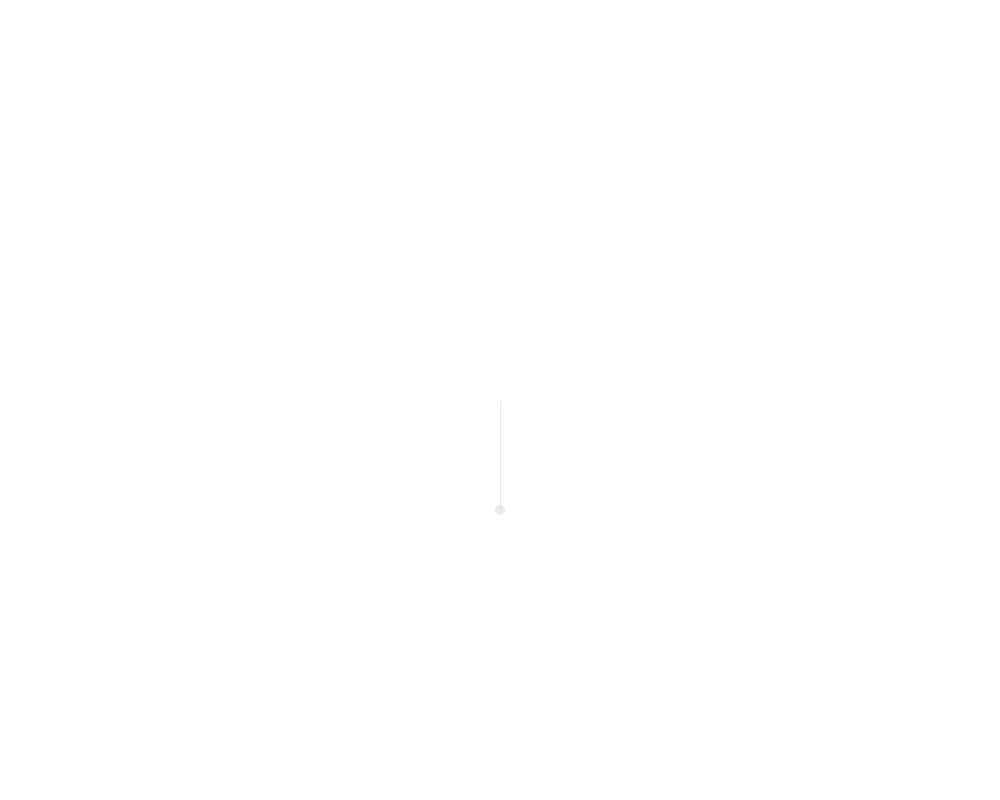
Frame 1 (no input)
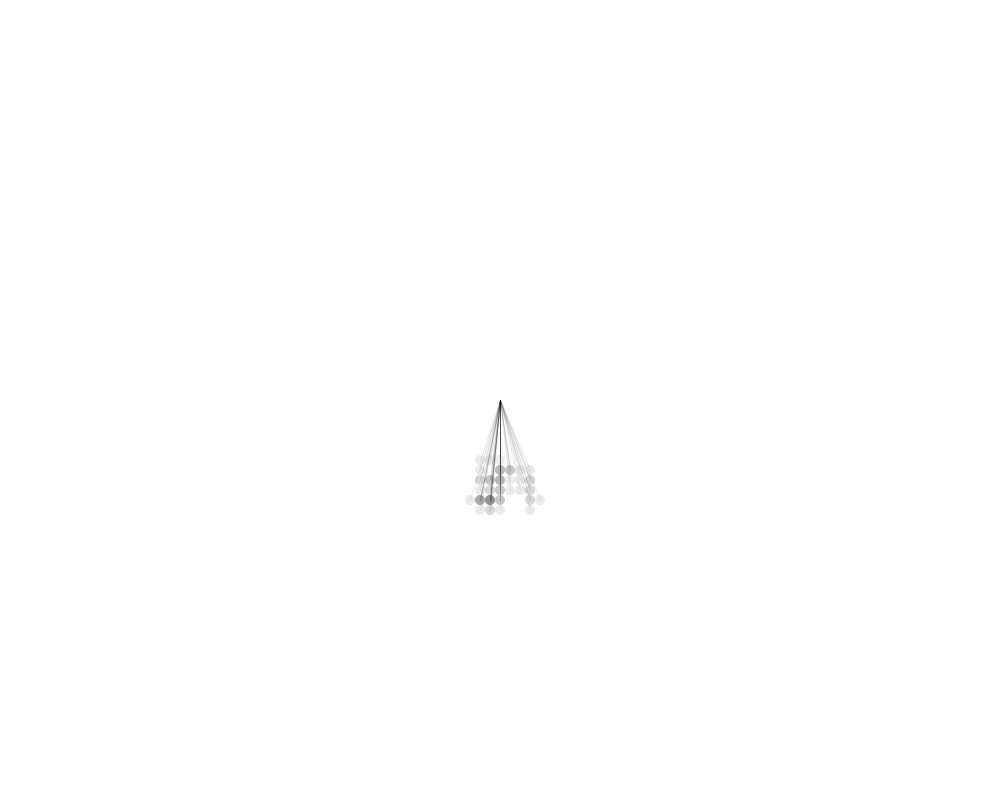
Frame 60 (the mouse pressed at the canvas centre just before this capture)
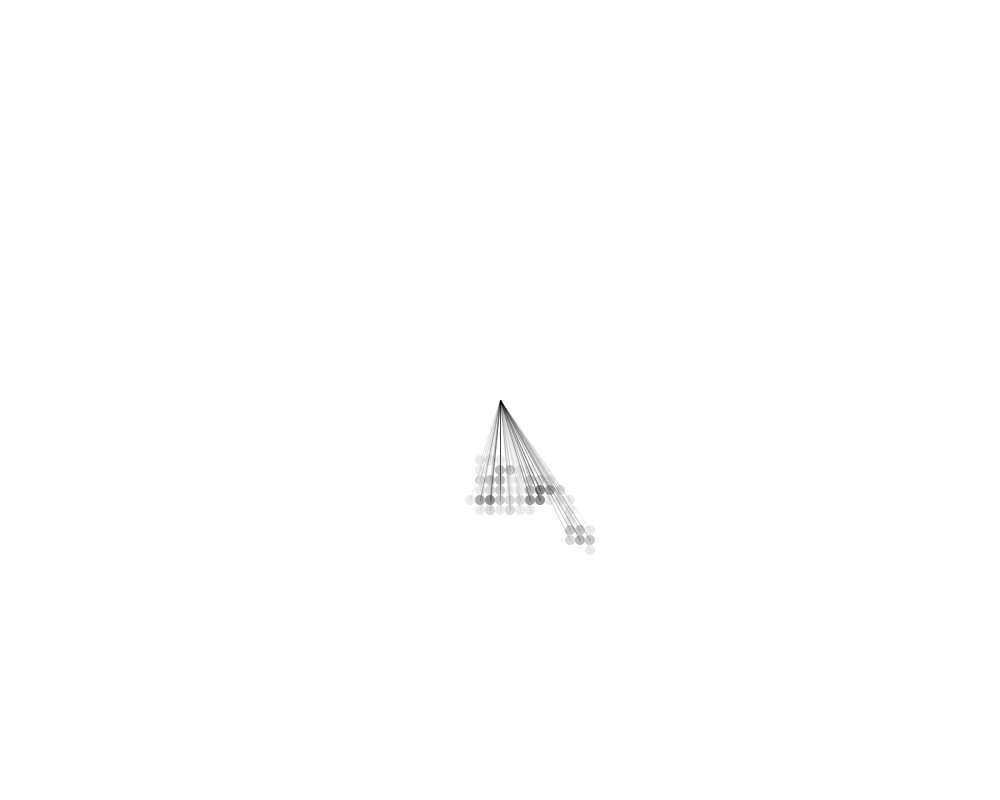
Frame 120 (the mouse held since frame 60 and released just before this capture)

The Processing sketch that drew these frames (run headless with seeded random() and noise(); from frame 60 on, the mouse is pressed at the canvas centre):

// Processing sketch: randomPlexus
// ── randomPlexus.pde
int step = 10;
float prob = 0;
float posX;
float posY;


void setup()
{
  size(1000, 800);
  background(255);
  
  posX = width/2;
  posY = width/2;
}

void draw()
{
  prob = random(4);
  if (prob < 1)
  {
    posX = posX + step;
  } 
  if ( prob > 1 && prob < 2) 
  {
    posX = posX - step;
  }
  if (prob > 2 && prob < 3)
  {
    posY = posY + step;
  } 
  if (prob > 3 && prob < 4) 
  {
    posY = posY - step;
  }
  noStroke();
  fill(0,20);
  circle(posX, posY, 10);
  stroke(0,20);
  line(width/2,height/2,posX,posY);
}
